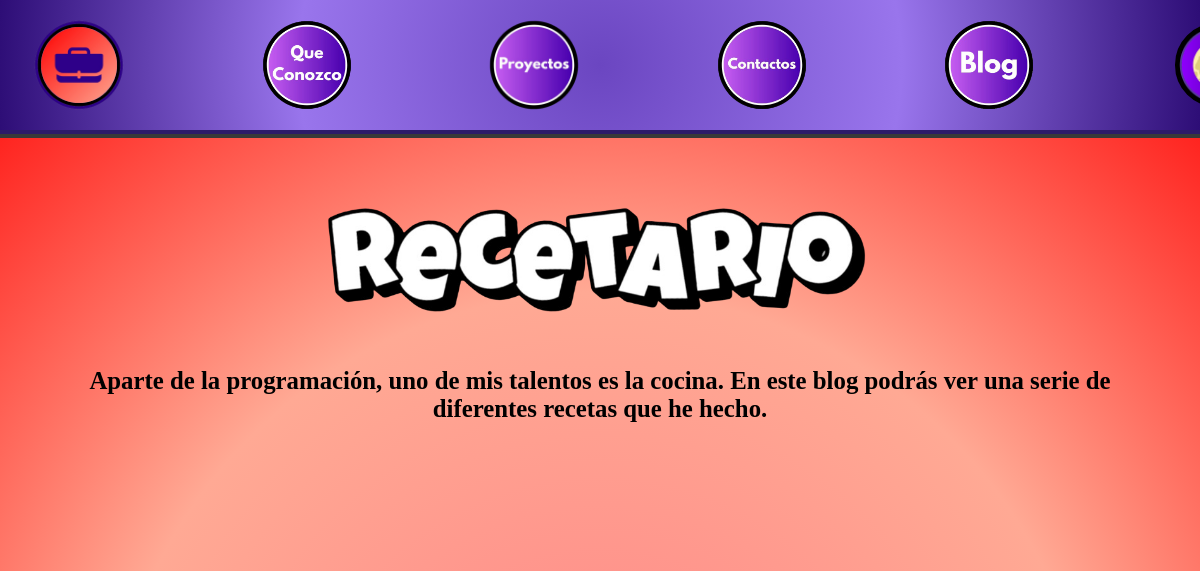
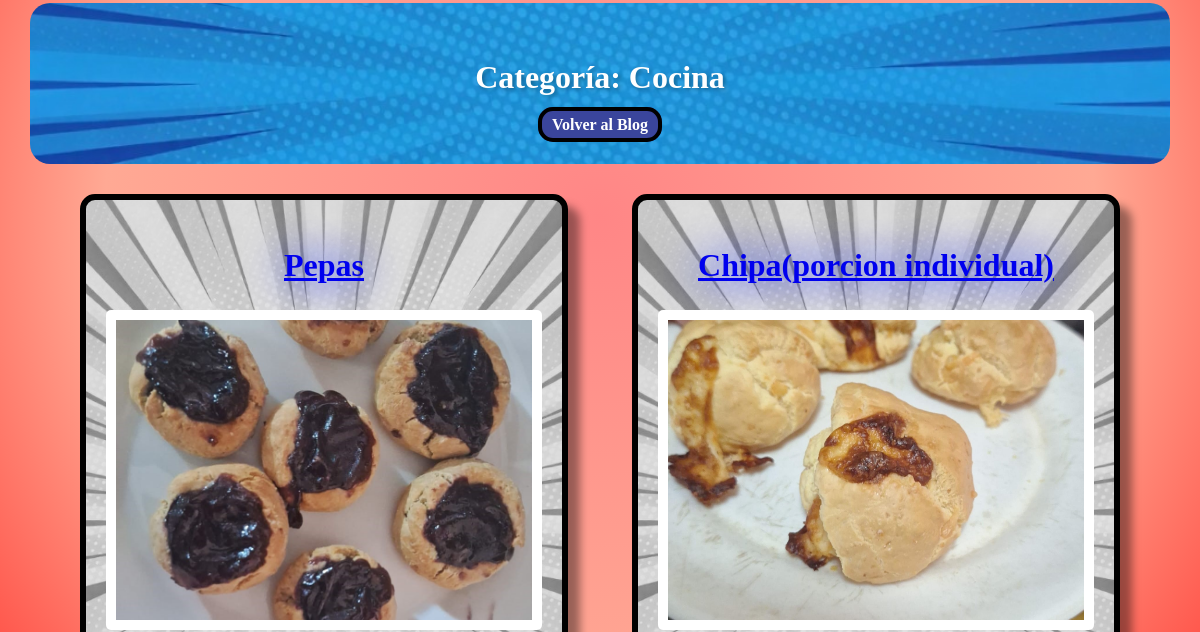
Page /blog/category/Cocina/ (upper part) on the earlier database version (2 pictures, top to bottom).
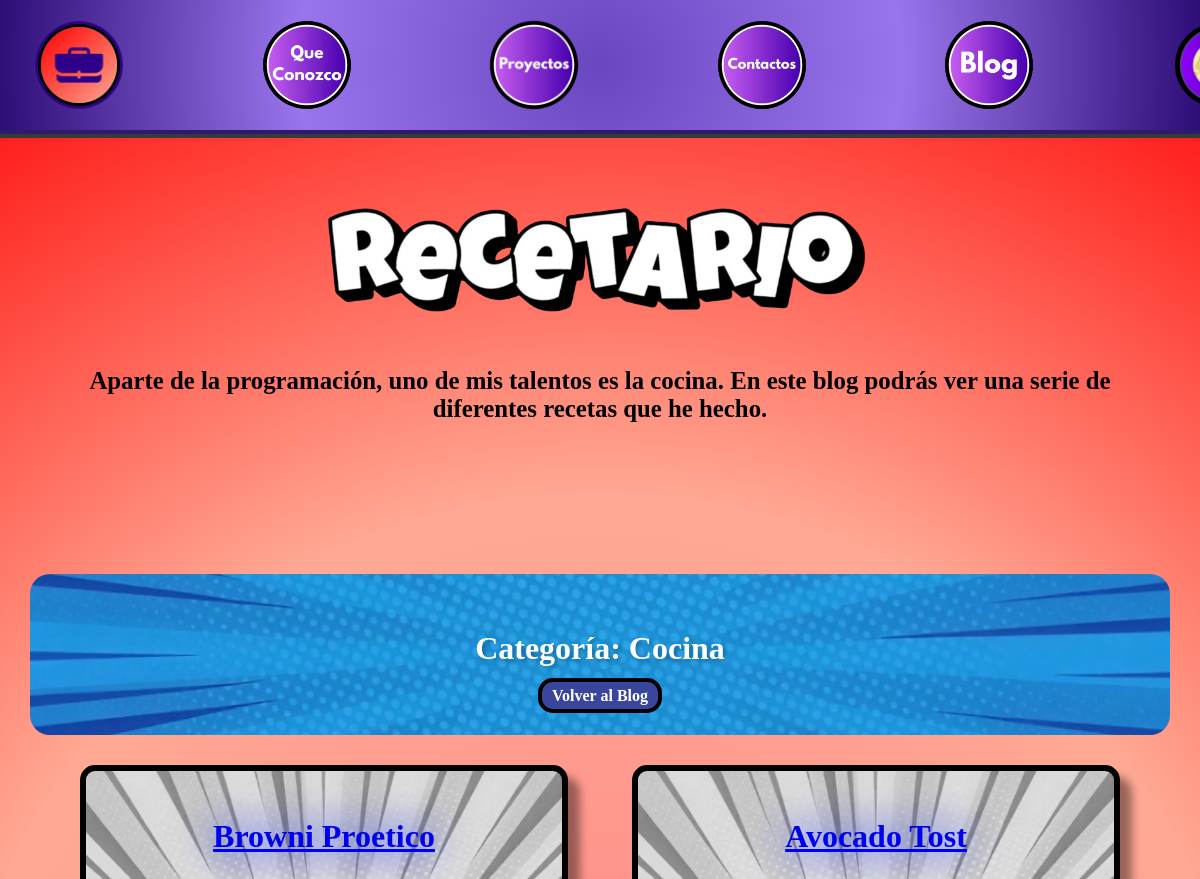
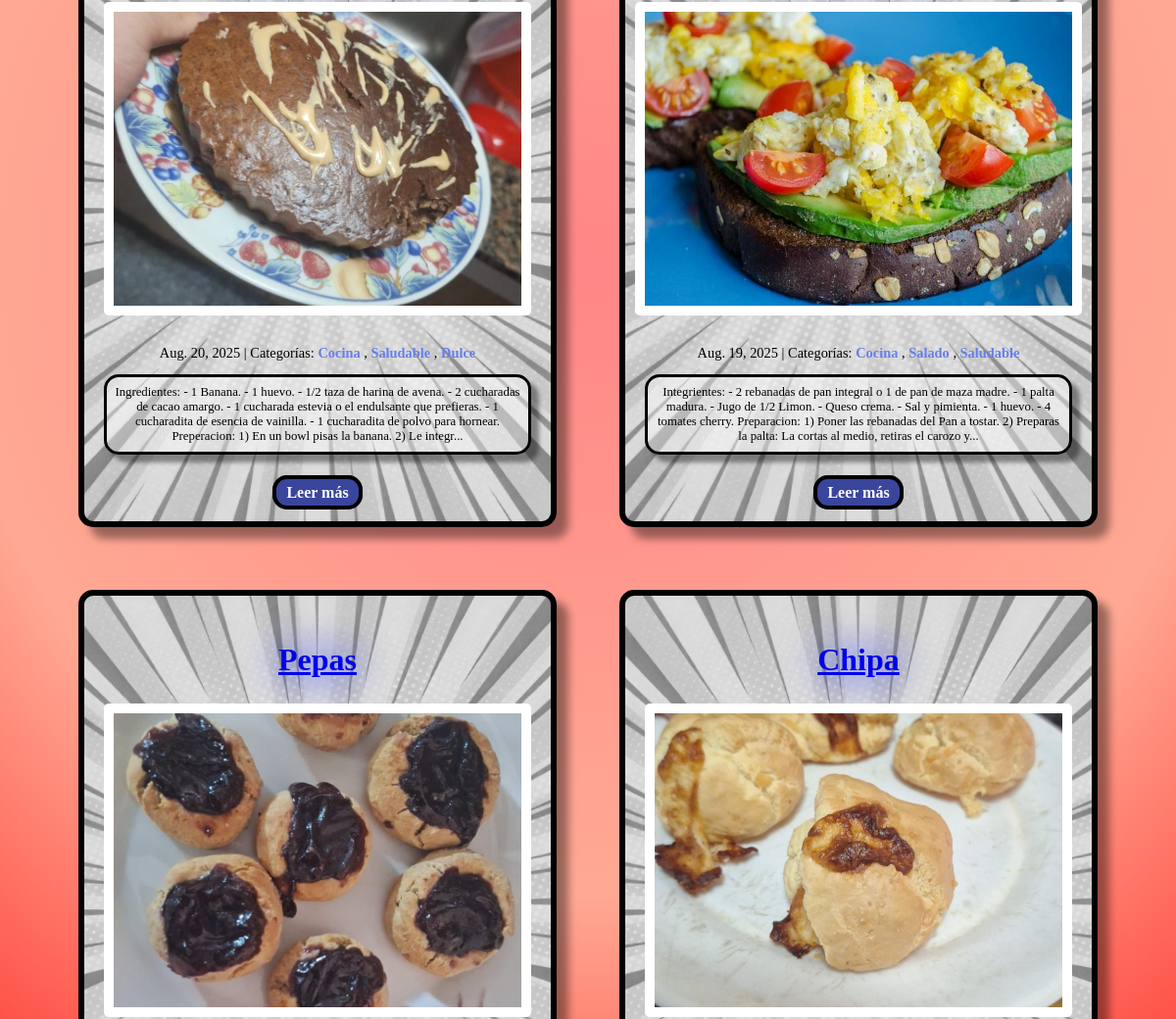
Same page on the later database version (2 pictures, top to bottom).
### blog/models.py (models this page shows, shortened)
class Post(models.Model):
    title = models.CharField(max_length=255)
    body = models.TextField()
    created_on = models.DateTimeField(auto_now_add=True)
    last_modified = models.DateTimeField(auto_now=True)
    categories = models.ManyToManyField("Category", related_name="posts")
    image = models.ImageField(upload_to='blog_images/', blank=True, null=True)

class Category(models.Model):
    name = models.CharField(max_length=30)
    class Meta:
        verbose_name_plural = "categories"

### blog/views.py (the view)
# urls.py: path("category/<category>/", views.blog_category, name="blog_category"),
def blog_category(request, category):
    posts = Post.objects.filter(
        categories__name__contains=category
    ).order_by("-created_on")
    context = {
        "category": category,
        "posts": posts,
    }
    return render(request, "blog/category.html", context)

### templates/blog/category.html (shortened to what this page needs)
{% extends "blog.html" %}
{% load static %}
{% block page_content %}
  <div class="category-header" style="background-image: url('{% static 'Portafolio/assets/Fondos/Fondo Azul.png' %}'); background-size: cover; background-position: center;">
    <h2 class="category-title">Categoría: {{ category }}</h2>
    <a href="{% url 'blog:blog_index' %}" class="volver">Volver al Blog</a>
  </div>
  <div class="Posteos">
    {% for post in posts %}
      <article class="Tarjeta" style="background-image: url('{% static 'Portafolio/assets/Fondos/Fondo Blanco.png' %}'); background-size: cover; background-position: center;">
        <div class="Contenido">
          <h2 class="titulo-posteo">
            <a href="{% url 'blog:blog_detail' post.pk %}">{{ post.title }}</a>
          </h2>
          {% if post.image %}
            <div class="post-image">
              <img src="{{ post.image.url }}" alt="{{ post.title }}" class="post-thumbnail">
            </div>
          {% endif %}
          <div class="info">
            <span class="post-date">{{ post.created_on.date }}</span>
            <span class="separator">|</span>
            <span class="post-categories">Categorías:
              {% for category in post.categories.all %}
                <a href="{% url 'blog:blog_category' category.name %}" class="categoria">
                  {{ category.name }}
                </a>{% if not forloop.last %}, {% endif %}
              {% endfor %}
            </span>
          </div>
          <div class="informacion-previa">
            <p>{{ post.body | slice:":300" }}{% if post.body|length > 300 %}...{% endif %}</p>
          </div>
          <a href="{% url 'blog:blog_detail' post.pk %}" class="leer-mas">Leer más</a>
        </div>
      </article>
    {% empty %}
      <div class="no-posts" style="background-image: url('{% static 'Portafolio/assets/Fondos/Fondo Blanco.png' %}'); background-size: cover; background-position: center;">
        <h3>No hay posts en esta categoría</h3>
        <p>Pronto habrá contenido en esta categoría.</p>
      </div>
    {% endfor %}
  </div>
{% endblock page_content %}

Differences in the rows shown:
added Post: title "Browni Proetico", image (picture), created_on "Aug. 20, 2025", body "Ingredientes: - 1 Banana. - 1 huevo. - 1/2 taza de harina de avena. - 2 cucharadas de cacao amargo. - 1 cucharada estevia o el endulsante que prefieras. - 1 cucharadita de esencia de vainilla. - 1 cucharadita de polvo para hornear. Preperacion: 1) En un bowl pisas la banana. 2) Le integr", Category (name "Cocina")
now on this page (row unchanged): Category: name "Saludable"
now on this page (row unchanged): Category: name "Dulce", shown under "Browni Proetico"
added Post: title "Avocado Tost", image (picture), created_on "Aug. 19, 2025", body "Integrientes: - 2 rebanadas de pan integral o 1 de pan de maza madre. - 1 palta madura. - Jugo de 1/2 Limon. - Queso crema. - Sal y pimienta. - 1 huevo. - 4 tomates cherry. Preparacion: 1) Poner las rebanadas del Pan a tostar. 2) Preparas la palta: La cortas al medio, retiras el carozo y", Category (name "Cocina")
now on this page (row unchanged): Category: name "Salado", shown under "Avocado Tost"
changed Post: title "Chipa(porcion individual)" → "Chipa"
